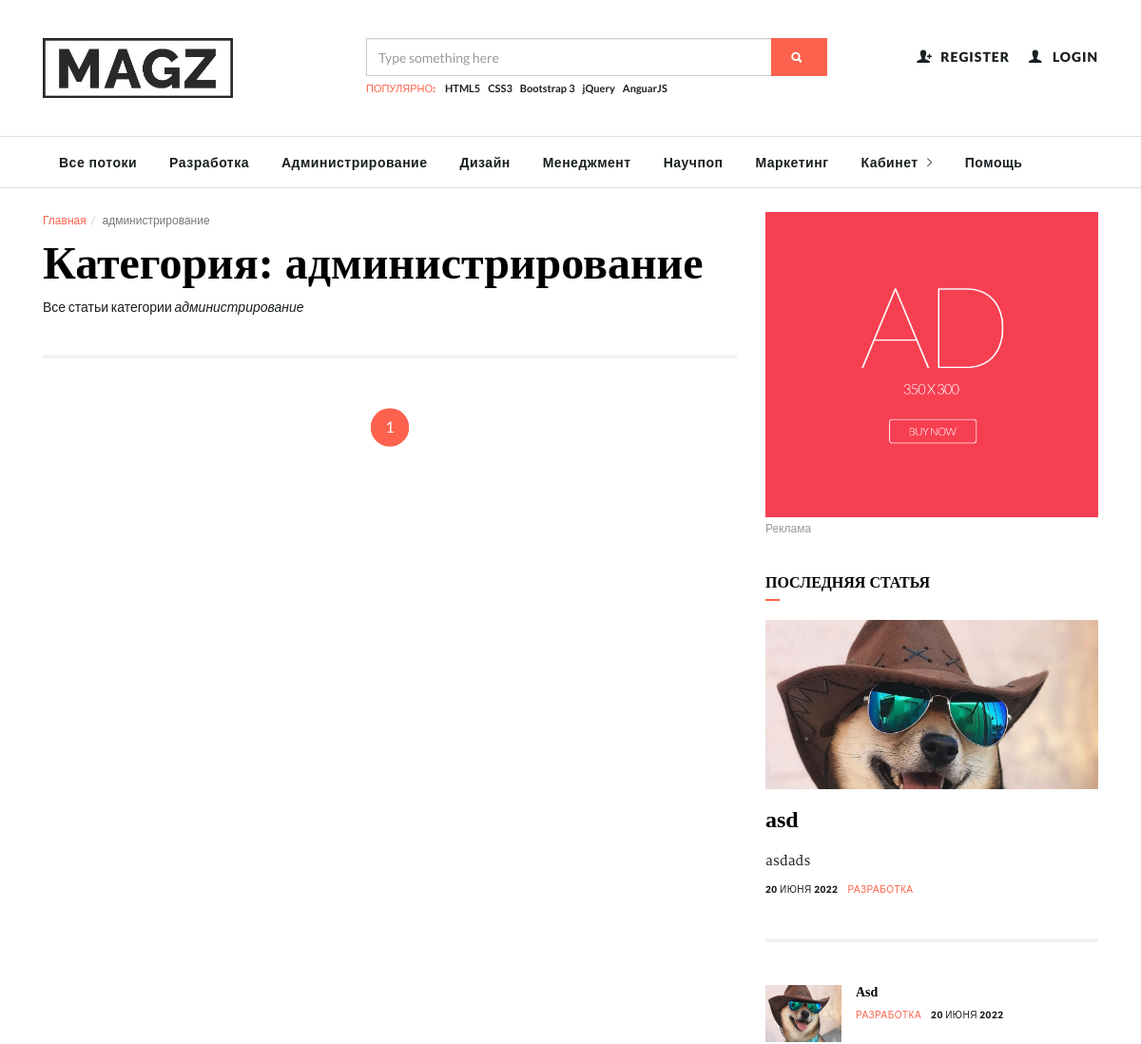
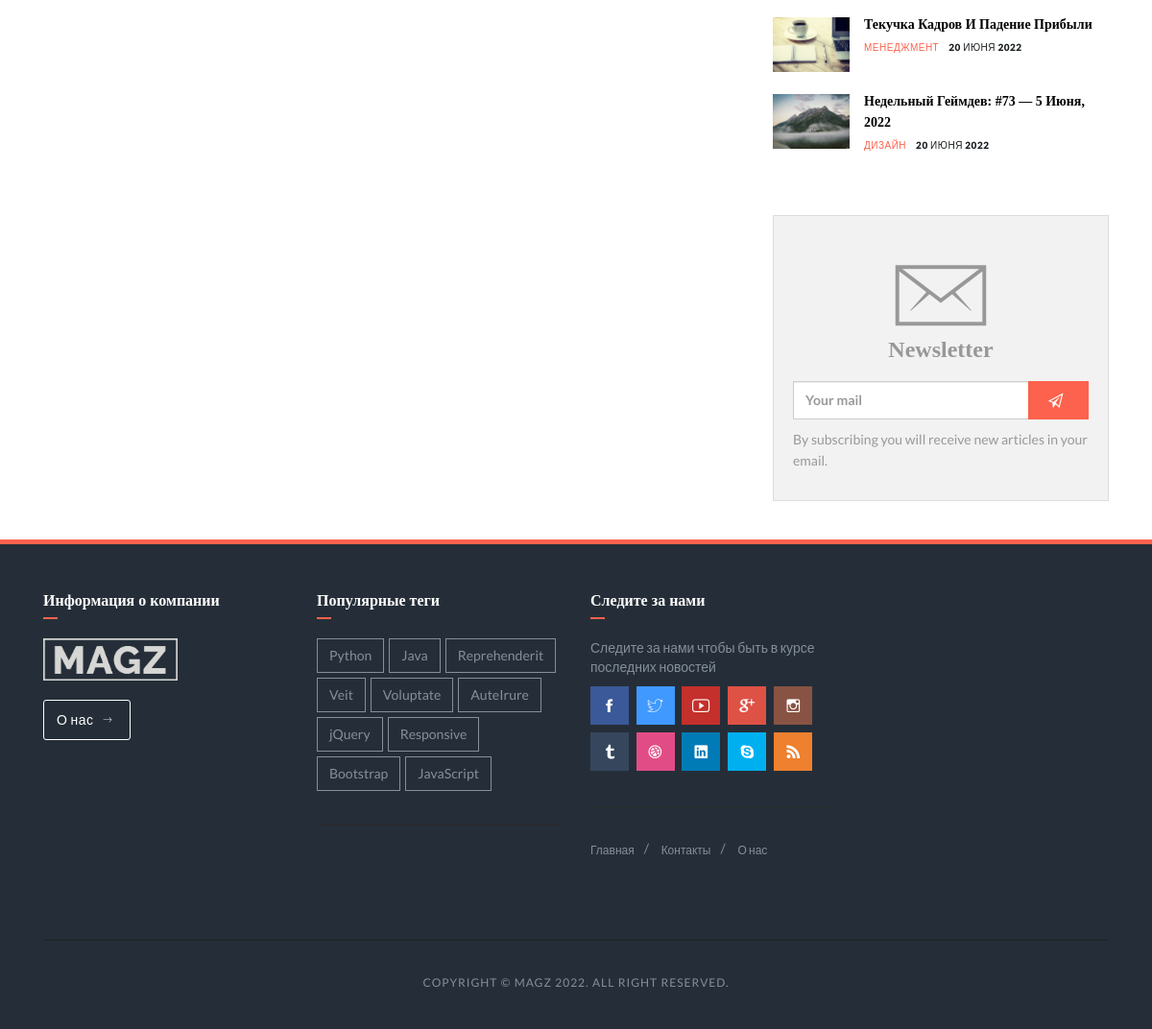
Screenshot of /category/8/1/ with the database file from the repository (2 pictures, top to bottom).
### mainapp/models.py (models this page shows, shortened)
class Category(models.Model):
    title = models.CharField(verbose_name='Название', max_length=100)
    is_active = models.BooleanField(default=True)
    def __str__(self):
        return self.title

class Article(models.Model):
    category = models.ForeignKey(Category, on_delete=models.CASCADE, verbose_name='Категория')
    user = models.ForeignKey(User, on_delete=models.CASCADE, verbose_name='Автор')
    tag = models.ForeignKey(Tag, on_delete=models.PROTECT, blank=True, null=True, verbose_name='Тэг')
    title = models.CharField(verbose_name='Заголовок', max_length=250)
    short_desc = models.CharField(verbose_name='Краткое описание', max_length=500, blank=True)
    body = models.TextField(verbose_name='Текст')
    image = models.ImageField(upload_to='image_article', verbose_name='Фото', blank=True)
    like = models.BigIntegerField(verbose_name='Количество лайков', default=0)
    created_at = models.DateTimeField(auto_now_add=True, verbose_name='Дата создания')
    is_active = models.BooleanField(default=True)
    likes = models.ManyToManyField(User, related_name='liked_articles')

class Tag(models.Model):
    title = models.CharField(verbose_name='Название', max_length=20)
    is_active = models.BooleanField(default=True)

### mainapp/views.py (the view)
# urls.py: path('category/<int:pk>/', mainapp.category, name='category'),
def category(request, pk, page=1):
    categories = Category.objects.all()
    tags = Tag.objects.all()
    if pk == 0:
        category_articles = Article.objects.all()
        current_category = {
            'title': 'Все потоки',
            'pk': 0
        }
    else:
        current_category = get_object_or_404(Category, pk=pk)
        category_articles = Article.objects.filter(category__pk=current_category.pk)
    newest_article = Article.objects.all().last()
    articles = Article.objects.all().order_by('-id')
    items_on_page = 10
    paginator = Paginator(category_articles, items_on_page)
    try:
        articles_paginator = paginator.page(page)
    except PageNotAnInteger:
        articles_paginator = paginator.page(1)
    except EmptyPage:
        articles_paginator = paginator.page(paginator.num_pages)
    context = {
        'title': 'category_name',
        'categories': categories,
        'tags': tags[:10],
        'current_category': current_category,
        'category_articles': articles_paginator,
        'newest_article': newest_article,
        'last_3_articles': articles[:3],
        'range': range(1, paginator.num_pages + 1)
    }
    return render(request, 'mainapp/category.html', context)

### mainapp/templates/mainapp/category.html (shortened to what this page needs)
{% extends 'mainapp/base.html' %}
{% load static %}
{% block content %}
    <section class="category">
        <div class="container">
            <div class="row">
                <div class="col-md-8 text-left">
                    <div class="row">
                        <div class="col-md-12">
                            <ol class="breadcrumb">
                                <li><a href="{% url 'mainapp:index' %}">Главная</a></li>
                                <li class="active">{{ current_category.title }}</li>
                            </ol>
                            <h1 class="page-title">Категория: {{ current_category.title }}</h1>
                            {% if current_category.pk == 0%}
                                <p class="page-subtitle">Все статьи</p>
                            {% else %}
                                <p class="page-subtitle">Все статьи категории <i>{{ current_category.title }}</i></p>
                            {% endif %}
                        </div>
                    </div>
                    <div class="line"></div>
                    <div class="row">
                        <div class="col-md-12 text-center">
                            <ul class="pagination">
                            {% for i in range %}
                                <li {% if request.resolver_match.kwargs.page == i%}class="active"{% endif %}><a href="{% url 'mainapp:category_page' current_category.pk i %}">{{ i }}</a></li>
                            {% endfor %}
                            </ul>
                        </div>
                    </div>
                </div>
                <div class="col-md-4 sidebar">
                    <aside>
                        <div class="aside-body">
                            <figure class="ads">
                                <a href="article.html">
                                    <img src="{% static 'images/ad.png' %}">
                                </a>
                                <figcaption>Реклама</figcaption>
                            </figure>
                        </div>
                    </aside>
                    <aside>
                        <h1 class="aside-title">Последняя статья</h1>
                        <div class="aside-body">
                            <article class="article-fw">
                                <div class="inner">
                                    <figure>
                                        <a href="{% url 'mainapp:article' newest_article.pk %}">
                                            <img src="/media/{{ newest_article.image }}">
                                        </a>
                                    </figure>
                                    <div class="details">
                                        <h1><a href="{% url 'mainapp:article' newest_article.pk %}">{{ newest_article.title }}</a></h1>
                                        <p>{{ newest_article.short_desc }}</p>
                                        <div class="detail">
                                            <div class="time">{{ newest_article.created_at|date:'d E Y'}}</div>
                                            <div class="category"><a href="{% url 'mainapp:category_page' newest_article.category.pk 1 %}">{{ newest_article.category }}</a></div>
                                        </div>
                                    </div>
                                </div>
                            </article>
                            <div class="line"></div>
                            {% for item in last_3_articles %}
                            <article class="article-mini">
                                <div class="inner">
                                    <figure>
                                        <a href="{% url 'mainapp:article' item.pk %}">
                                            <img src="/media/{{ item.image }}">
                                        </a>
                                    </figure>
                                    <div class="padding">
                                        <h1><a href="{% url 'mainapp:article' item.pk %}">{{ item.title }}</a></h1>
                                        <div class="detail">
                                            <div class="category"><a href="{% url 'mainapp:category_page' item.category.pk 0 %}">{{ item.category }}</a></div>
                                            <div class="time">{{ item.created_at|date:'d E Y'}}</div>
                                        </div>
                                    </div>
                                </div>
                            </article>
                            {% endfor %}
                        </div>
                    </aside>
                    <aside>
                        <div class="aside-body">
                            <form class="newsletter">
                                <div class="icon">
                                    <i class="ion-ios-email-outline"></i>
                                    <h1>Newsletter</h1>
                                </div>
                                <div class="input-group">
                                    <input type="email" class="form-control email" placeholder="Your mail">
                                    <div class="input-group-btn">
                                        <button class="btn btn-primary"><i class="ion-paper-airplane"></i></button>
                                    </div>
                                </div>
                                <p>By subscribing you will receive new articles in your email.</p>
                            </form>
                        </div>
                    </aside>
                </div>
            </div>
        </div>
    </section>
{% endblock %}

### mainapp/templates/mainapp/includes/inc_main_menu.html (shortened to what this page needs)
{% load static %}
<nav class="menu">
    <div class="container">
        <div id="menu-list">
            <ul class="nav-list">
                <li id="menu-item"><a href="{% url 'mainapp:category_page' 0 1 %}">Все потоки</a></li>
                {% for category in categories %}
                <li><a href="{% url 'mainapp:category_page' category.pk 1 %}">{{ category.title|capfirst }}</a></li>
                {% endfor %}
                <li class="dropdown magz-dropdown"><a href="{% url 'personal_account:user' %}">Кабинет <i
                        class="ion-ios-arrow-right"></i></a>
                </li>
                <li><a href="{% url 'mainapp:help' %}">Помощь</a></li>
            </ul>
        </div>
    </div>
</nav>

### mainapp/templates/mainapp/includes/inc_footer.html (shortened to what this page needs)
{% load static %}
<footer class="footer">
    <div class="container">
        <div class="row">
            <div class="col-md-3 col-sm-6 col-xs-12">
                <div class="block">
                    <h1 class="block-title">Информация о компании</h1>
                    <div class="block-body">
                        <figure class="foot-logo">
                            <img src="{% static 'images/logo-light.png' %}" class="img-responsive" alt="Logo">
                        </figure>
                        <a href="page.html" class="btn btn-magz white">О нас<i
                                class="ion-ios-arrow-thin-right"></i></a>
                    </div>
                </div>
            </div>
            <div class="col-md-3 col-sm-6 col-xs-12">
                <div class="block">
                    <h1 class="block-title">Популярные теги
                    </h1>
                    <div class="block-body">
                        <ul class="tags">
                            {% for tag in tags%}
                            <li><a href="#">{{ tag.title }}</a></li>
                            {% endfor %}
                        </ul>
                    </div>
                </div>
                <div class="line"></div>
            </div>
            <div class="col-md-3 col-xs-12 col-sm-6">
                <div class="block">
                    <h1 class="block-title">Следите за нами</h1>
                    <div class="block-body">
                        <p>Следите за нами чтобы быть в курсе последних новостей</p>
                        <ul class="social trp">
                            <li>
                                <a href="#" class="facebook">
                                    <svg>
                                        <rect width="0" height="0"/>
                                    </svg>
                                    <i class="ion-social-facebook"></i>
                                </a>
                            </li>
                            <li>
                                <a href="#" class="twitter">
                                    <svg>
                                        <rect width="0" height="0"/>
                                    </svg>
                                    <i class="ion-social-twitter-outline"></i>
                                </a>
                            </li>
                            <li>
                                <a href="#" class="youtube">
                                    <svg>
                                        <rect width="0" height="0"/>
                                    </svg>
                                    <i class="ion-social-youtube-outline"></i>
                                </a>
                            </li>
                            <li>
                                <a href="#" class="googleplus">
                                    <svg>
                                        <rect width="0" height="0"/>
                                    </svg>
                                    <i class="ion-social-googleplus"></i>
                                </a>
                            </li>
                            <li>
                                <a href="#" class="instagram">
                                    <svg>
                                        <rect width="0" height="0"/>
                                    </svg>
                                    <i class="ion-social-instagram-outline"></i>
                                </a>
                            </li>
                            <li>
                                <a href="#" class="tumblr">
                                    <svg>
                                        <rect width="0" height="0"/>
                                    </svg>
                                    <i class="ion-social-tumblr"></i>
                                </a>
                            </li>
                            <li>
                                <a href="#" class="dribbble">
                                    <svg>
                                        <rect width="0" height="0"/>
                                    </svg>
                                    <i class="ion-social-dribbble"></i>
                                </a>
                            </li>
                            <li>
                                <a href="#" class="linkedin">
                                    <svg>
                                        <rect width="0" height="0"/>
                                    </svg>
                                    <i class="ion-social-linkedin"></i>
                                </a>
                            </li>
                            <li>
                                <a href="#" class="skype">
                                    <svg>
                                        <rect width="0" height="0"/>
                                    </svg>
                                    <i class="ion-social-skype"></i>
                                </a>
                            </li>
                            <li>
                                <a href="#" class="rss">
                                    <svg>
                                        <rect width="0" height="0"/>
                                    </svg>
                                    <i class="ion-social-rss"></i>
                                </a>
                            </li>
                        </ul>
                    </div>
                </div>
                <div class="line"></div>
                <div class="block">
                    <div class="block-body no-margin">
                        <ul class="footer-nav-horizontal">
                            <li><a href="index.html">Главная</a></li>
                            <li><a href="contact.html">Контакты</a></li>
                            <li><a href="page.html">О нас</a></li>
                        </ul>
                    </div>
                </div>
            </div>
        </div>
        <div class="row">
            <div class="col-md-12">
                <div class="copyright">
                    COPYRIGHT &copy; MAGZ {% now "Y" %}. ALL RIGHT RESERVED.
                </div>
            </div>
        </div>
    </div>
</footer>

### rows the page displays
Category: title "Разработка"
Category: title "Администрирование", title "администрирование"
Category: title "Дизайн"
Category: title "Менеджмент"
Category: title "Научпоп"
Category: title "Маркетинг"
Article: image (placeholder picture), title "asd", short_desc "asdads", created_at "20 ИЮНЯ 2022", category "РАЗРАБОТКА", title "Asd"
Article: image (picture), title "Текучка Кадров И Падение Прибыли", category "МЕНЕДЖМЕНТ", created_at "20 ИЮНЯ 2022"
Article: image (picture), title "Недельный Геймдев: #73 — 5 Июня, 2022", category "ДИЗАЙН", created_at "20 ИЮНЯ 2022"
Tag: title "Python"
Tag: title "Java"
Tag: title "Reprehenderit"
Tag: title "Veit"
Tag: title "Voluptate"
Tag: title "AuteIrure"
Tag: title "jQuery"
Tag: title "Responsive"
Tag: title "Bootstrap"
Tag: title "JavaScript"

### other values shown
{{ i }} "1"
